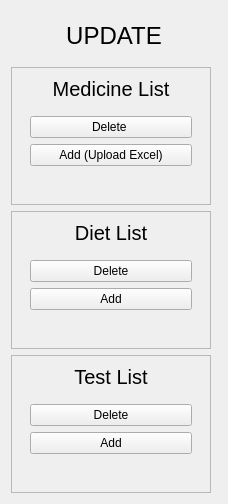
         <widget class="QWidget" name="page_2">
          <layout class="QGridLayout" name="gridLayout_2">
           <item row="2" column="1">
            <widget class="QFrame" name="frame_4">
             <property name="frameShape">
              <enum>QFrame::StyledPanel</enum>
             </property>
             <property name="frameShadow">
              <enum>QFrame::Raised</enum>
             </property>
            </widget>
           </item>
           <item row="3" column="0">
            <widget class="QFrame" name="frame_5">
             <property name="minimumSize">
              <size>
               <width>200</width>
               <height>0</height>
              </size>
             </property>
             <property name="maximumSize">
              <size>
               <width>200</width>
               <height>16777215</height>
              </size>
             </property>
             <property name="frameShape">
              <enum>QFrame::StyledPanel</enum>
             </property>
             <property name="frameShadow">
              <enum>QFrame::Raised</enum>
             </property>
             <layout class="QVBoxLayout" name="verticalLayout_8">
              <item>
               <widget class="QLabel" name="label_13">
                <property name="font">
                 <font>
                  <pointsize>15</pointsize>
                 </font>
                </property>
                <property name="text">
                 <string>Test List</string>
                </property>
                <property name="alignment">
                 <set>Qt::AlignCenter</set>
                </property>
               </widget>
              </item>
              <item>
               <widget class="QWidget" name="widget_5" native="true">
                <layout class="QGridLayout" name="gridLayout_13">
                 <item row="0" column="0">
                  <widget class="QPushButton" name="setMinTail">
                   <property name="text">
                    <string>Delete</string>
                   </property>
                  </widget>
                 </item>
                 <item row="1" column="0">
                  <widget class="QPushButton" name="setMaxTail">
                   <property name="text">
                    <string>Add</string>
                   </property>
                  </widget>
                 </item>
                </layout>
               </widget>
              </item>
              <item>
               <widget class="QLabel" name="label_14">
                <property name="text">
                 <string/>
                </property>
                <property name="alignment">
                 <set>Qt::AlignCenter</set>
                </property>
               </widget>
              </item>
             </layout>
            </widget>
           </item>
           <item row="1" column="0">
            <widget class="QFrame" name="frame_2">
             <property name="minimumSize">
              <size>
               <width>150</width>
               <height>0</height>
              </size>
             </property>
             <property name="maximumSize">
              <size>
               <width>200</width>
               <height>16777215</height>
              </size>
             </property>
             <property name="frameShape">
              <enum>QFrame::StyledPanel</enum>
             </property>
             <property name="frameShadow">
              <enum>QFrame::Raised</enum>
             </property>
             <layout class="QVBoxLayout" name="verticalLayout_6">
              <item>
               <widget class="QLabel" name="label_2">
                <property name="font">
                 <font>
                  <pointsize>15</pointsize>
                 </font>
                </property>
                <property name="text">
                 <string>Medicine List</string>
                </property>
                <property name="alignment">
                 <set>Qt::AlignCenter</set>
                </property>
               </widget>
              </item>
              <item>
               <widget class="QWidget" name="widget_2" native="true">
                <layout class="QGridLayout" name="gridLayout_11">
                 <item row="0" column="0">
                  <widget class="QPushButton" name="setMinHopper">
                   <property name="text">
                    <string>Delete </string>
                   </property>
                  </widget>
                 </item>
                 <item row="1" column="0">
                  <widget class="QPushButton" name="setMaxHopper">
                   <property name="text">
                    <string>Add (Upload Excel)</string>
                   </property>
                  </widget>
                 </item>
                </layout>
               </widget>
              </item>
              <item>
               <widget class="QLabel" name="label_5">
                <property name="text">
                 <string/>
                </property>
                <property name="alignment">
                 <set>Qt::AlignCenter</set>
                </property>
               </widget>
              </item>
             </layout>
            </widget>
           </item>
           <item row="0" column="0" colspan="2">
            <widget class="QLabel" name="label_3">
             <property name="sizePolicy">
              <sizepolicy hsizetype="Expanding" vsizetype="Preferred">
               <horstretch>0</horstretch>
               <verstretch>0</verstretch>
              </sizepolicy>
             </property>
             <property name="minimumSize">
              <size>
               <width>0</width>
               <height>50</height>
              </size>
             </property>
             <property name="maximumSize">
              <size>
               <width>16777215</width>
               <height>50</height>
              </size>
             </property>
             <property name="font">
              <font>
               <pointsize>18</pointsize>
              </font>
             </property>
             <property name="text">
              <string>UPDATE</string>
             </property>
             <property name="alignment">
              <set>Qt::AlignCenter</set>
             </property>
            </widget>
           </item>
           <item row="3" column="1">
            <widget class="QFrame" name="frame_6">
             <property name="frameShape">
              <enum>QFrame::StyledPanel</enum>
             </property>
             <property name="frameShadow">
              <enum>QFrame::Raised</enum>
             </property>
            </widget>
           </item>
           <item row="2" column="0">
            <widget class="QFrame" name="frame_3">
             <property name="minimumSize">
              <size>
               <width>200</width>
               <height>0</height>
              </size>
             </property>
             <property name="maximumSize">
              <size>
               <width>200</width>
               <height>16777215</height>
              </size>
             </property>
             <property name="frameShape">
              <enum>QFrame::StyledPanel</enum>
             </property>
             <property name="frameShadow">
              <enum>QFrame::Raised</enum>
             </property>
             <layout class="QVBoxLayout" name="verticalLayout_7">
              <item>
               <widget class="QLabel" name="label_11">
                <property name="font">
                 <font>
                  <pointsize>15</pointsize>
                 </font>
                </property>
                <property name="text">
                 <string>Diet List</string>
                </property>
                <property name="alignment">
                 <set>Qt::AlignCenter</set>
                </property>
               </widget>
              </item>
              <item>
               <widget class="QWidget" name="widget_4" native="true">
                <layout class="QGridLayout" name="gridLayout_12">
                 <item row="0" column="0">
                  <widget class="QPushButton" name="setMinHead">
                   <property name="text">
                    <string>Delete</string>
                   </property>
                  </widget>
                 </item>
                 <item row="1" column="0">
                  <widget class="QPushButton" name="setMaxHead">
                   <property name="text">
                    <string>Add</string>
                   </property>
                  </widget>
                 </item>
                </layout>
               </widget>
              </item>
              <item>
               <widget class="QLabel" name="label_12">
                <property name="text">
                 <string/>
                </property>
                <property name="alignment">
                 <set>Qt::AlignCenter</set>
                </property>
               </widget>
              </item>
             </layout>
            </widget>
           </item>
           <item row="1" column="1">
            <widget class="QFrame" name="frame">
             <property name="frameShape">
              <enum>QFrame::StyledPanel</enum>
             </property>
             <property name="frameShadow">
              <enum>QFrame::Raised</enum>
             </property>
            </widget>
           </item>
          </layout>
         </widget>
